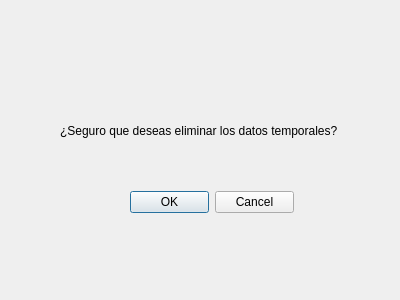
<?xml version="1.0" encoding="UTF-8"?>
<ui version="4.0">
 <class>DialogConfirmar</class>
 <widget class="QDialog" name="DialogConfirmar">
  <property name="geometry">
   <rect>
    <x>0</x>
    <y>0</y>
    <width>400</width>
    <height>300</height>
   </rect>
  </property>
  <property name="windowTitle">
   <string>Dialog</string>
  </property>
  <widget class="QLabel" name="lblConfirmar">
   <property name="geometry">
    <rect>
     <x>60</x>
     <y>100</y>
     <width>321</width>
     <height>61</height>
    </rect>
   </property>
   <property name="text">
    <string>¿Seguro que deseas eliminar los datos temporales?</string>
   </property>
  </widget>
  <widget class="QDialogButtonBox" name="DialogBoxConfirmar">
   <property name="geometry">
    <rect>
     <x>130</x>
     <y>190</y>
     <width>164</width>
     <height>24</height>
    </rect>
   </property>
   <property name="standardButtons">
    <set>QDialogButtonBox::StandardButton::Cancel|QDialogButtonBox::StandardButton::Ok</set>
   </property>
  </widget>
 </widget>
 <resources/>
 <connections/>
</ui>
